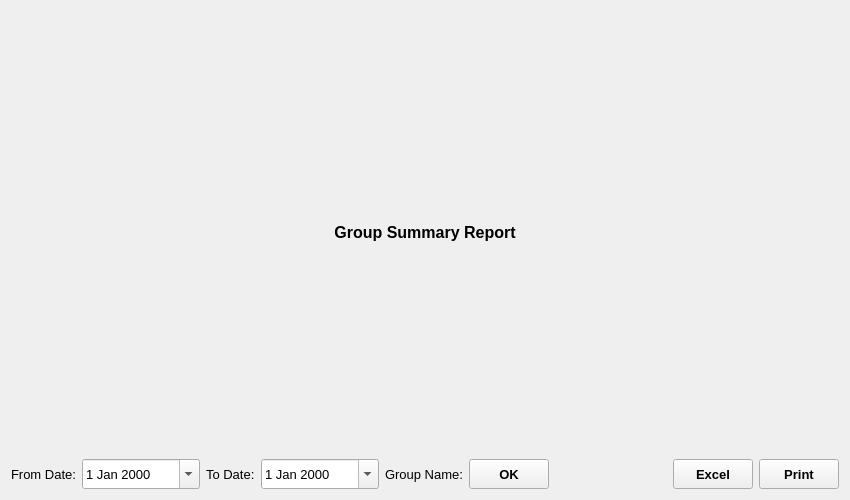
<?xml version="1.0" encoding="UTF-8"?>
<ui version="4.0">
 <class>GroupSummary</class>
 <widget class="QWidget" name="GroupSummary">
  <property name="geometry">
   <rect>
    <x>0</x>
    <y>0</y>
    <width>850</width>
    <height>500</height>
   </rect>
  </property>
  <property name="font">
   <font>
    <family>Microsoft YaHei UI</family>
    <pointsize>10</pointsize>
   </font>
  </property>
  <property name="windowTitle">
   <string>Form</string>
  </property>
  <layout class="QVBoxLayout" name="verticalLayout" stretch="0,0,1">
   <item>
    <widget class="QLabel" name="label">
     <property name="font">
      <font>
       <pointsize>12</pointsize>
       <weight>75</weight>
       <bold>true</bold>
      </font>
     </property>
     <property name="text">
      <string>Group Summary Report</string>
     </property>
     <property name="alignment">
      <set>Qt::AlignCenter</set>
     </property>
    </widget>
   </item>
   <item>
    <layout class="QHBoxLayout" name="horizontalLayout" stretch="0,1,0,1,0,0,0,1,0,0">
     <property name="spacing">
      <number>6</number>
     </property>
     <item>
      <widget class="QLabel" name="fromDateLabel">
       <property name="text">
        <string>From Date:</string>
       </property>
      </widget>
     </item>
     <item>
      <widget class="QDateEdit" name="fromDateDateEdit">
       <property name="minimumSize">
        <size>
         <width>0</width>
         <height>30</height>
        </size>
       </property>
       <property name="calendarPopup">
        <bool>true</bool>
       </property>
      </widget>
     </item>
     <item>
      <widget class="QLabel" name="toDateLabel">
       <property name="text">
        <string>To Date:</string>
       </property>
      </widget>
     </item>
     <item>
      <widget class="QDateEdit" name="toDateDateEdit">
       <property name="minimumSize">
        <size>
         <width>0</width>
         <height>30</height>
        </size>
       </property>
       <property name="calendarPopup">
        <bool>true</bool>
       </property>
      </widget>
     </item>
     <item>
      <widget class="QLabel" name="groupNameLabel">
       <property name="text">
        <string>Group Name:</string>
       </property>
      </widget>
     </item>
     <item>
      <layout class="QHBoxLayout" name="groupLay"/>
     </item>
     <item>
      <widget class="QToolButton" name="OKButton">
       <property name="minimumSize">
        <size>
         <width>80</width>
         <height>30</height>
        </size>
       </property>
       <property name="font">
        <font>
         <weight>75</weight>
         <bold>true</bold>
        </font>
       </property>
       <property name="text">
        <string>OK</string>
       </property>
      </widget>
     </item>
     <item>
      <spacer name="horizontalSpacer">
       <property name="orientation">
        <enum>Qt::Horizontal</enum>
       </property>
       <property name="sizeHint" stdset="0">
        <size>
         <width>40</width>
         <height>20</height>
        </size>
       </property>
      </spacer>
     </item>
     <item>
      <widget class="QToolButton" name="excelButton">
       <property name="minimumSize">
        <size>
         <width>80</width>
         <height>30</height>
        </size>
       </property>
       <property name="font">
        <font>
         <weight>75</weight>
         <bold>true</bold>
        </font>
       </property>
       <property name="text">
        <string>Excel</string>
       </property>
      </widget>
     </item>
     <item>
      <widget class="QToolButton" name="printButton">
       <property name="minimumSize">
        <size>
         <width>80</width>
         <height>30</height>
        </size>
       </property>
       <property name="font">
        <font>
         <weight>75</weight>
         <bold>true</bold>
        </font>
       </property>
       <property name="text">
        <string>Print</string>
       </property>
      </widget>
     </item>
    </layout>
   </item>
   <item>
    <layout class="QVBoxLayout" name="tableLayout"/>
   </item>
  </layout>
 </widget>
 <resources/>
 <connections/>
</ui>
